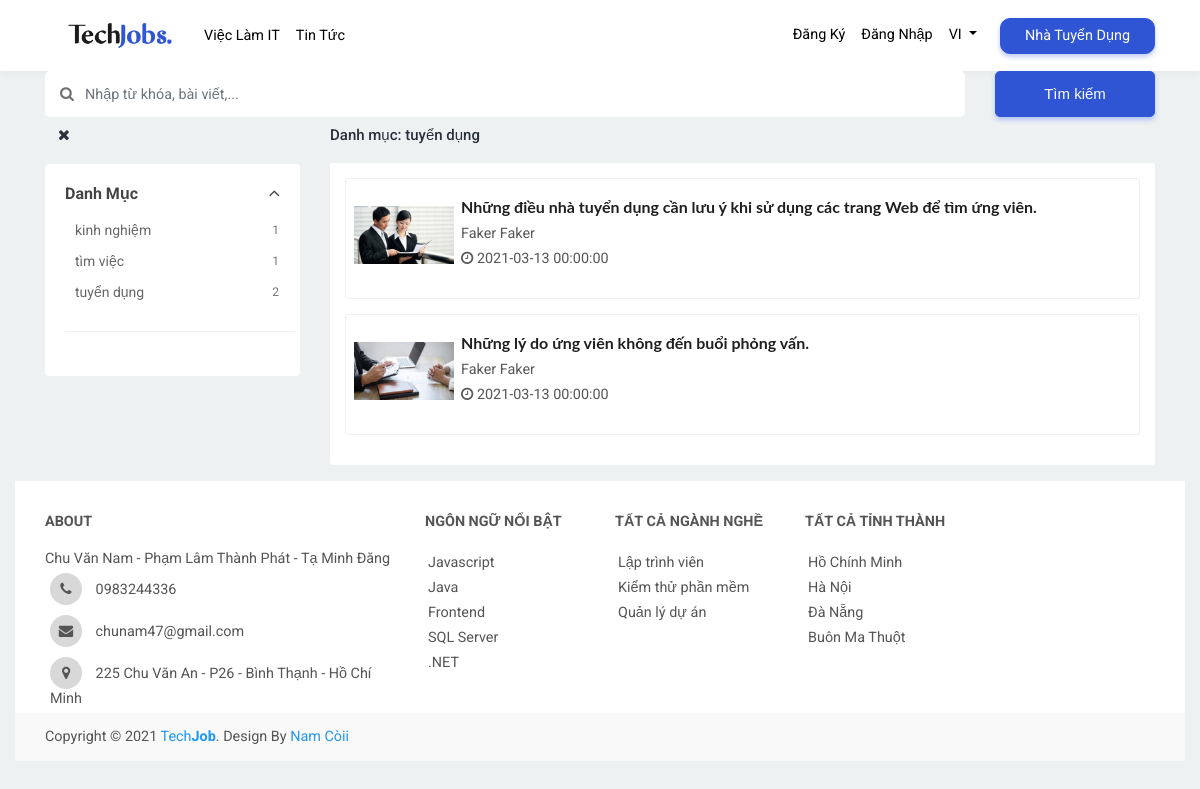
Page /?c=Post&a=Tag&id=tuyen-dung on the committed database.
### tables this page shows
CREATE TABLE `tags` (
  `id` varchar(100) NOT NULL,
  `name` varchar(255) DEFAULT NULL
);

CREATE TABLE `posts` (
  `id` int(6) NOT NULL,
  `name` varchar(255) DEFAULT NULL,
  `description` varchar(255) DEFAULT NULL,
  `thumbnail` varchar(255) DEFAULT NULL,
  `content` mediumtext DEFAULT NULL,
  `created_on` datetime DEFAULT NULL,
  `update_on` datetime DEFAULT NULL,
  `created_by` int(6) DEFAULT NULL,
  `is_active` bit(1) DEFAULT NULL
);

CREATE TABLE `users` (
  `id` int(6) NOT NULL,
  `email` varchar(255) DEFAULT NULL,
  `password` varchar(255) DEFAULT NULL,
  `user_type` int(5) DEFAULT NULL,
  `phone` varchar(255) DEFAULT NULL,
  `first_name` varchar(255) DEFAULT NULL,
  `last_name` varchar(255) DEFAULT NULL,
  `full_name` varchar(510) DEFAULT NULL,
  `date_of_birth` datetime DEFAULT NULL,
  `gender` bit(1) DEFAULT NULL,
  `address` varchar(255) DEFAULT NULL,
  `url_avatar` varchar(255) DEFAULT NULL,
  `is_active` bit(1) DEFAULT NULL
);

### Controllers/PostController.php (called while the page is built, shortened)
<?php
    class PostController {
        function Tag () {
            $id = $_GET['id'];
                include ROOT. '/Common/database.php';
                $queryPT = "SELECT posts.*, users.full_name, tags.name FROM posts, post_tag, tags, users
                WHERE tags.id = '$id' AND posts.id = post_tag.post_id AND post_tag.tag_id = tags.id AND posts.created_by = users.id";
                $resultPT = $mysqli->query($queryPT);
                $dataPostFromTag = $resultPT->fetch_all();
                $queryTag = "SELECT tags.*, COUNT(post_tag.post_id) as 'NumPost'  FROM tags, posts, post_tag
                WHERE posts.id = post_tag.post_id AND post_tag.tag_id = tags.id  GROUP By tags.id";
                $resultTag = $mysqli->query($queryTag);
                $dataTag = $resultTag->fetch_all();
                require_once ROOT . '/Views/client/Post/tags.php';
        }
    }
?>

### index.php (called while the page is built, shortened)
<?php
    $get_action = isset($_GET['a'])?$_GET['a']:'Index';
    $controllerObject = new $controller();
    $controllerObject->{$get_action}();
?>

### Views/client/Post/tags.php (the view, shortened to what this page needs)
<?php
    require(ROOT. '/Views/client/_layout/header.php');
?>
<div class="container-fluid search-fluid">
  <div class="container">
    <div class="search-wrapper">
    <div class="tab-content search-tab-content" id="myTabContent">
      <div class="tab-pane stab-pane fade show active" id="profile" role="tabpanel" aria-labelledby="profile-tab">
          <form class="bn-search-form">
          <div class="row">
            <div class="col-md-10 col-sm-12">
                  <div class="input-group s-input-group w-100">
                    <input type="text" class="form-control sinput" placeholder="Nhập từ khóa, bài viết,...">
                    <span><i class="fa fa-search"></i></span>
                  </div>
            </div>
            <div class="col-md-2 col-sm-12">
              <button type="submit" class="btn btn-primary btn-search col-sm-12">Tìm kiếm</button>
            </div>
          </div>
        </form>
      </div>
    </div>
    </div>
  </div>
</div>
<div class="container-fluid">
  <div class="container search-wrapper">
    <div class="row">
      <div class="col-md-3 col-sm-12 col-12">
                    <a id="click_advance" class="btn btn-c-filter" type="button" data-toggle="collapse" data-target="#collapseExample" aria-expanded="true" aria-controls="collapseExample">
                <i class="pr-2 fa fa-times" id="icon-s-sw" aria-hidden="true"></i>
              </a>
            <div class="collapse show" id="collapseExample" style="">
              <div class="card card-body bg-card-body-filter">
                <div class="filter-bar">
                    <div class="filter-form">
                         <div class="filter-form-item">
                           <p>
                              <a id="clickc_advance" class="btnf btn-filter" data-toggle="collapse" href="#filter-topic" role="button" aria-expanded="false" aria-controls="collapseExample">
                                Danh Mục
                                <i class="fa fa-angle-up" aria-hidden="true"></i>
                              </a>
                            </p>
                            <div class="collapse show" id="filter-topic">
                              <div class="card o-card card-body">
                                <div class="filter-panel">
                                    <div class="panel-content">
                                        <?php foreach($dataTag as $tag) { ?>
                                        <div class="filter-topic cotain-common-filter">
                                            <a href="?c=Post&a=Tag&id=<?=$tag[0]?>" class="filter-action"><?=$tag[1]?></a>
                                            <span class="filter-count"><?=$tag[2]?></span>
                                        </div>
                                        <?php } ?>
                                    </div>
                                </div>
                               </div>
                            </div>
                        </div>
                        </div>
                    </div>
              </div>
            </div>
                </div>
    <div class="col-md-9 col-sm-12 col-12">
      <h4 class="search-find">Danh mục:
      <?php foreach($dataPostFromTag as $tPost) { ?>
            <?=$tPost[10]?>
    <?php break; } ?>
      </h4>
      <div class="job-board-wrap">
        <div class="job-group">
        <?php foreach($dataPostFromTag as $tPost) { ?>
            <div class="job pagi">
              <div class="job-content">
                <div class="job-logo">
                  <a href="?c=Post&a=ChiTiet&id=<?=$tPost[0]?>">
                    <img src="Assets/upload/post_thumb/<?=$tPost[3]?>" class="job-logo-ima" alt="job-logo">
                  </a>
                </div>
                <div class="job-desc">
                  <div class="job-title">
                    <a href="?c=Post&a=ChiTiet&id=<?=$tPost[0]?>"><?=$tPost[1]?></a>
                  </div>
                  <div class="job-company">
                    <a href="?c=Post&a=ChiTiet&id=<?=$tPost[0]?>"><?=$tPost[9]?></a>
                  </div>
                  <div class="job-inf">
                    <div class="job-main-skill">
                      <i class="fa fa-clock-o" aria-hidden="true"></i>  <a href="?c=Post&a=ChiTiet&id=<?=$tPost[0]?>"> <?=$tPost[6]?></a>
                    </div>
                  </div>
                </div>
              </div>
            </div>
            <?php } ?>
      </div>
    </div>
    </div>
  </div>
</div>
<?php
    require(ROOT. '/Views/client/_layout/footer.php');
?>

### Assets/client/css/style.css (style rules this page uses)
html, body, div, span, applet, object, iframe, h1, h2, h3, h4, h5, h6, p, blockquote, pre, a, abbr, acronym, address, big, cite, code, del, dfn, em, img, ins, kbd, q, s, samp, small, strike, strong, sub, sup, tt, var, b, u, i, dl, dt, dd, ol, ul, li, fieldset, form, label, legend, caption, article, aside, canvas, details, embed, figure, figcaption, footer, header, hgroup, menu, nav, output, section, summary, time, mark, audio, video { margin: 0; padding: 0; border: 0; font-size: 100%; font: inherit; vertical-align: baseline; }
html, button, input, select, textarea { font-family: sans-serif; color: #222; }
body { margin: 0; padding: 0; font-family: Roboto, Arial, Helvetica, sans-serif; color: #444; font-size: 14px; line-height: 18px; background-color: #eef1f2; }
h1, h2, h3, h4, h5, h6 { display: block; color: #333; font-family: Roboto, Arial, Helvetica, sans-serif; font-weight: bold; }
h4 { font-size: 22px; line-height: 36px; letter-spacing: normal; }
.search-wrapper { z-index: 9999; }
.btn-search { padding: 10px; background-color: #2f55d4 !important; border: 1px solid #2f55d4 !important; color: #ffffff !important; -webkit-box-shadow: 0 3px 5px 0 rgba(47, 85, 212, 0.3); box-shadow: 0 3px 5px 0 rgba(38, 88, 255, 0.3); border-radius: 5px; padding: .65rem 1.5rem!important; font-size: 15px; }
input.sinput { font-size: .9rem; font-family: 'Roboto', Arial, sans-serif; padding: 23px; padding-left: 40px; border-radius: 5px!important; border: none; }
.s-input-group span i { position: absolute; left: 15px; line-height: 46px; color: #6f6f6f; font-size: 15px; z-index: 1010 }
.job-sidebar, .job-board-wrap { background: #fff; padding: 15px; border-radius: 3px; margin-bottom: 1rem; }
.job-content { width: 100%; height: auto; display: inline-block; padding: 15px; }
.job-logo { width: 85px; height: 85px; display: flex; align-items: center; justify-content: center; float: left; }
img.job-logo-ima { width: 100px; height: auto; }
.job-desc { float: left; padding-left: 15px; line-height: 25px; }
.job-title { max-width: 100%; }
.job-title a { color: #1f1f1f; font-size: 1rem; font-weight: 700; font-family: Lato, Roboto, Arial, sans-serif; }
.job-company a { text-transform: inherit; color: #595959; font-size: .9rem; padding-right: 3px; font-weight: 400; }
.job-main-skill, .job-deadline, .job-salary { font-size: .9rem; color: #595959; display: inline-block; padding-right: 10px }
.job-main-skill a { color: #555; }
.job.pagi { border-radius: 3px; border: 1px solid #cccccc52; margin-bottom: 15px; }
a.btnf { color: #444; font: 700 16px Roboto, Arial, sans-serif; position: relative; display: block; }
.o-card { border: none!important; padding: 10px 0!important; border-radius: inherit!important; background: transparent!important; }
.filter-topic, .filter-video-duration, .filter-rating { padding: 8px 0; }
.filter-topic span, .filter-video-duration span, .filter-rating span { color: #676767!important; padding-left: 7px; font-size: 13px; }
.btn-c-filter { color: #29303b!important; background-color: #fff0!important; font-size: 15px!important; margin: 0 5px 10px 0; font-weight: 500; }
.filter-topic.cotain-common-filter { display: block; margin-bottom: 15px; margin-left: 10px; }
a.filter-action { color: #676767!important; font-size: 14px; display: inline-block; float: left; }
span.filter-count { color: #747474!important; font-size: 12px; display: inline-block; float: right; }
.bg-card-body-filter { border: 0; padding-right: 5px; }
.filter-form-item .collapse { max-height: 300px; overflow: scroll; overflow-y: auto; overflow-x: hidden; padding-right: 1rem; border-bottom: 1px solid #cccccc4a; margin-bottom: 1.5rem; padding-bottom: 15px; }
a.btnf i { float: right; padding-right: 15px; font-size: 18px; }
h4.search-find { color: #29303b!important; background-color: #fff0!important; font-size: 15px!important; margin: 0 5px 10px 0; font-weight: 500; }

### rows in the picture
tags: name "kinh nghiệm", tag "1"
tags: name "tìm việc", tag "1"
tags: name "tuyển dụng", tag "2"
posts: tags.name "tuyển dụng", thumbnail (picture), name "Những điều nhà tuyển dụng cần lưu ý khi sử dụng các trang Web để tìm ứng viên.", created_by.full_name "Faker Faker", update_on "2021-03-13 00:00:00"
posts: thumbnail (picture), name "Những lý do ứng viên không đến buổi phỏng vấn.", created_by.full_name "Faker Faker", update_on "2021-03-13 00:00:00"
